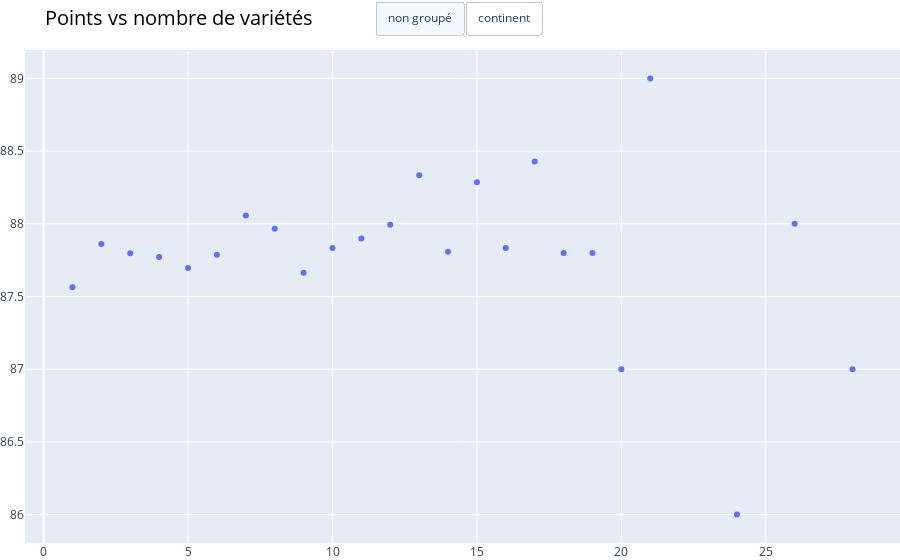

Notebook source saved alongside this figure:
### Code cell
fig = go.Figure()



fig.add_trace(go.Scatter(
    x=df_winery_grouped['number of varieties'], 
    y=df_winery_grouped['points'],
    mode='markers',
    name='All')
)

fig.add_trace(go.Scatter(
    visible=False,
    x=df_winery_grouped_continent['number of varieties'], 
    y=df_winery_grouped_continent['points'],
    marker=dict(color=df_winery_grouped_continent['color']),
    hoverinfo='text',
    hovertext=df_winery_grouped_continent['continent'],
    mode='markers',
    name='Continent')
)

fig.update_layout(
    updatemenus=[
        dict(
            type="buttons",
            direction="right",
            showactive=True,
            x=0.4,  # Position horizontale ajustée
            y=1.1,  # Position verticale ajustée
            xanchor='left',
            yanchor='top',
            buttons=list([
                dict(label="non groupé",
                     method="update",
                     args=[{"visible": [True, False]},
                           {"title": "Points vs nombre de variétés"}]),
                dict(label="continent",
                     method="update",
                     args=[{"visible": [False, True]},
                           {"title": "Points vs nombre de variétés par continent"}]),
            ]),
        )
    ]
)

fig.update_layout(
    title=dict(
        text="Points vs nombre de variétés",  # Texte du titre
        font=dict(
            size=20,  # Taille de la police du titre
            color="Black"  # Couleur du titre
        ),
        # x=0.5,  # Centrer le titre
        # y=0.95  # Ajuster la position verticale du titre
    ),
    margin=dict(l=0, r=0, t=50, b=0)  # Ajustez les marges si nécessaire
)

# Show the plot
fig.show()

### Figure 1 — Plotly figure (JSON) as saved in the notebook; plotly's stock layout.template omitted (floating-point values rounded to 4 significant figures)
{"data": [{"mode": "markers", "name": "All", "type": "scatter", "x": [1, 2, 3, 4, 5, 6, 7, 8, 9, 10, 11, 12, 13, 14, 15, 16, 17, 18, 19, 20, 21, 24, 26, 28], "y": [87.56, 87.86, 87.8, 87.77, 87.7, 87.79, 88.06, 87.97, 87.66, 87.83, 87.9, 87.99, 88.33, 87.81, 88.29, 87.83, 88.43, 87.8, 87.8, 87, 89, 86, 88, 87]}, {"hoverinfo": "text", "hovertext": ["Africa", "Asia", "Europe", "North America", "Oceania", "South America", "Africa", "Asia", "Europe", "North America", "Oceania", "South America", "Africa", "Asia", "Europe", "North America", "Oceania", "South America", "Africa", "Asia", "Europe", "North America", "Oceania", "South America", "Africa", "Asia", "Europe", "North America", "Oceania", "South America", "Africa", "Asia", "Europe", "North America", "Oceania", "South America", "Africa", "Asia", "Europe", "North America", "Oceania", "South America", "Africa", "Europe", "North America", "Oceania", "South America", "Africa", "Asia", "Europe", "North America", "Oceania", "South America", "Africa", "Europe", "North America", "South America", "Africa", "Asia", "Europe", "North America", "Oceania", "South America", "Europe", "North America", "South America", "Europe", "North America", "Europe", "North America", "Oceania", "South America", "Asia", "Europe", "North America", "South America", "Europe", "North America", "South America", "Europe", "North America", "North America", "Asia", "North America", "North America", "North America", "Oceania", "North America", "North America", "North America"], "marker": {"color": ["red", "blue", "green", "orange", "purple", "brown", "red", "blue", "green", "orange", "purple", "brown", "red", "blue", "green", "orange", "purple", "brown", "red", "blue", "green", "orange", "purple", "brown", "red", "blue", "green", "orange", "purple", "brown", "red", "blue", "green", "orange", "purple", "brown", "red", "blue", "green", "orange", "purple", "brown", "red", "green", "orange", "purple", "brown", "red", "blue", "green", "orange", "purple", "brown", "red", "green", "orange", "brown", "red", "blue", "green", "orange", "purple", "brown", "green", "orange", "brown", "green", "orange", "green", "orange", "purple", "brown", "blue", "green", "orange", "brown", "green", "orange", "brown", "green", "orange", "orange", "blue", "orange", "orange", "orange", "purple", "orange", "orange", "orange"]}, "mode": "markers", "name": "Continent", "type": "scatter", "visible": false, "x": [1, 1, 1, 1, 1, 1, 2, 2, 2, 2, 2, 2, 3, 3, 3, 3, 3, 3, 4, 4, 4, 4, 4, 4, 5, 5, 5, 5, 5, 5, 6, 6, 6, 6, 6, 6, 7, 7, 7, 7, 7, 7, 8, 8, 8, 8, 8, 9, 9, 9, 9, 9, 9, 10, 10, 10, 10, 11, 11, 11, 11, 11, 11, 12, 12, 12, 13, 13, 14, 14, 14, 14, 15, 15, 15, 15, 16, 16, 16, 17, 17, 18, 19, 19, 20, 21, 21, 24, 26, 28], "y": [87.87, 88.2, 87.68, 87.71, 87.38, 85.94, 87.95, 88.07, 88.04, 87.96, 87.67, 86.03, 87.69, 88.42, 87.91, 88.06, 88.35, 85.96, 88.2, 88.5, 88.1, 87.73, 88.62, 85.98, 87.38, 88.5, 87.85, 87.7, 88.86, 86.45, 88.33, 88, 87.86, 87.87, 88.53, 86.32, 87.5, 88.62, 88.08, 88.22, 89, 85.97, 90, 88.4, 88.07, 88.5, 86.48, 86.5, 89, 87.66, 88, 87.88, 85.98, 87.17, 87, 88.1, 86.07, 90, 90, 88.37, 87.86, 87.5, 86.71, 87.56, 88.09, 87, 88.2, 88.35, 88.75, 87.65, 89, 86, 89, 87.5, 88.38, 87, 87, 88, 87, 90, 88.17, 87.8, 88, 87.75, 87, 88, 90, 86, 88, 87]}], "layout": {"margin": {"b": 0, "l": 0, "r": 0, "t": 50}, "title": {"font": {"color": "Black", "size": 20}, "text": "Points vs nombre de variétés"}, "updatemenus": [{"buttons": [{"args": [{"visible": [true, false]}, {"title": "Points vs nombre de variétés"}], "label": "non groupé", "method": "update"}, {"args": [{"visible": [false, true]}, {"title": "Points vs nombre de variétés par continent"}], "label": "continent", "method": "update"}], "direction": "right", "showactive": true, "type": "buttons", "x": 0.4, "xanchor": "left", "y": 1.1, "yanchor": "top"}]}}
